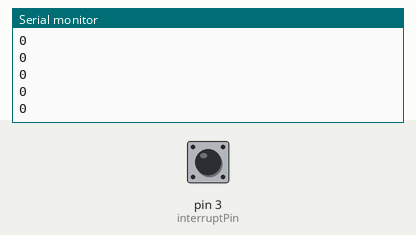
Recording of a sketch running on a simulated Arduino Uno, built with avr-gcc and run on an emulated ATmega328P. Shown: the last lines printed to the serial monitor. The inputs (shaded band) are chosen by the test bench; at power-on: pin 3 (interruptPin) HIGH.

Above: at 1.2 s.
1.3 s: pin 3 (interruptPin) pulled LOW for 0.15 s
At 2.4 s:
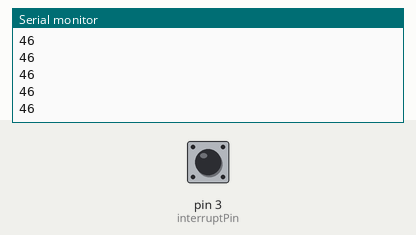
2.9 s: pin 3 (interruptPin) pulled LOW for 1 s
5.4 s: pin 3 (interruptPin) pulled LOW for 0.15 s
At 6.4 s:
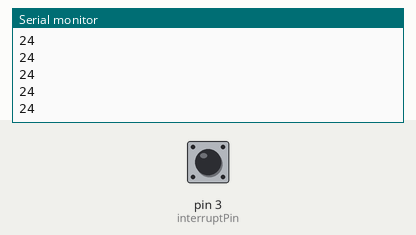
Timing chart, 0 to 8.4 s (numbered marks = the images above; inputs shaded):
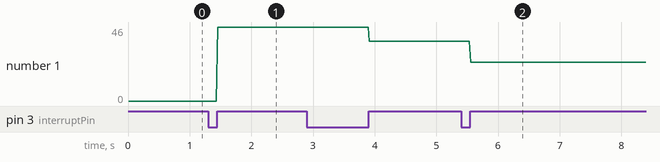

The sketch:

RPM_Interrupt_50Hz.ino
```cpp
//#define ledPin 13
#define interruptPin  3

const int tickmark = 1;
const int rpm_max = 5000;
unsigned long prevmillis = 0; // To store time
unsigned long duration; // To store time difference
unsigned long refresh; // To store time for refresh of reading

boolean currentstate; // Current state of Proximity input scan

int rpm_1,rpm;

int highpass = 0;
int bandpass = 0;
int bandstop = 0;


void setup()
{
    Serial.begin(115200);

    attachInterrupt(digitalPinToInterrupt(interruptPin), RPM, CHANGE);

    //pinMode(ledPin, OUTPUT);

    for (int i=2;i<=13;i++){
      pinMode(i, INPUT);
    }

    // TIMER 1 for interrupt frequency 1000 Hz:
    cli(); // stop interrupts
    TCCR1A = 0; // set entire TCCR1A register to 0
    TCCR1B = 0; // same for TCCR1B
    TCNT1  = 0; // initialize counter value to 0
    // set compare match register for 1000 Hz increments
    OCR1A = 15999; // = 16000000 / (1 * 1000) - 1 (must be <65536)
    // turn on CTC mode
    TCCR1B |= (1 << WGM12);
    // Set CS12, CS11 and CS10 bits for 1 prescaler
    TCCR1B |= (0 << CS12) | (0 << CS11) | (1 << CS10);
    // enable timer compare interrupt
    TIMSK1 |= (1 << OCIE1A);
    sei(); // allow interrupts
}


void loop()
{

}

ISR(TIMER1_COMPA_vect){          // timer compare interrupt service routine
    static int count = 0;

    if ((micros() - prevmillis) > (60000000/tickmark)){
      rpm=0;
    }
    if (rpm>=0 && rpm<=rpm_max){
      rpm_1=rpm;
    }

    count++;
    count%=20;

    if(count==15){
      Serial.println(rpm_1);
    }
    //digitalWrite(ledPin, digitalRead(ledPin) ^ 1);   // toggle LED pin
}

void RPM() {
    currentstate = digitalRead(interruptPin);
    if( currentstate == LOW ) // If input only changes from HIGH to LOW
    {
      duration = ( micros() - prevmillis ); // Time difference between revolution in microsecond
      prevmillis = micros(); // store time for nect revolution calculation
    }
    else
    {
      rpm = (60000000/duration/tickmark); // rpm = (1/ time millis)*1000*1000*60;
    }
}
```

Measured:
- after the input at 1.3 s, the serial monitor: prints a new line after 0.15 s (image 1)
- after the input at 5.4 s, the serial monitor: prints a new line after 0.15 s (image 2)
- plotted number 1: 0 → 46 after the input at 1.3 s, 46 → 37 after the input at 2.9 s, 37 → 24 after the input at 5.4 s
